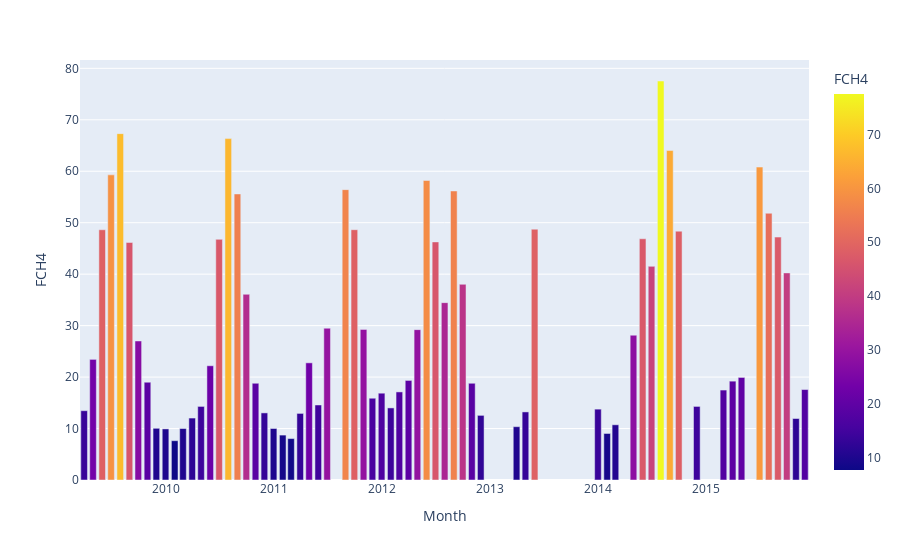

The notebook cell saved with this chart:
### Code cell
import plotly.express as px

fig = px.bar(sub, x='Month',
y='FCH4', color='FCH4')
fig.show()
